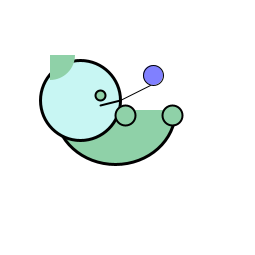
Frame 1 (no input)
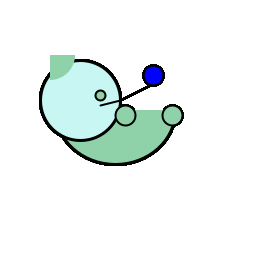
Frame 60 (the mouse pressed at the canvas centre just before this capture)
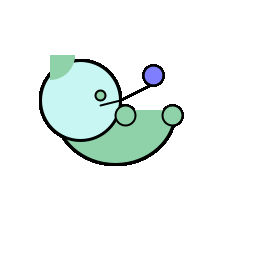
Frame 120 (the mouse held since frame 60 and released just before this capture)

The Processing sketch that drew these frames (run headless with seeded random() and noise(); from frame 60 on, the mouse is pressed at the canvas centre):

// Processing sketch: processing_23503
// ── processing_23503.pde

  void setup () {
  size(255,255);
  background(255);
  }
  
  void draw() {
//straw & ball//
  smooth ();
  stroke(0,0,0);
  fill(mouseX,mouseY,255,127);
  line(150,85,100,110);
  ellipse(153,75,20,20);

  //body//
 strokeWeight(3);
 fill(143,209,168,255);
 arc(115, 110, 120, 108, 0, PI/2);
 arc(115, 110, 120, 108, PI/2, PI);
 
 //head//
  smooth();
  strokeWeight(3);
  fill(200,246,243,255);
  ellipse(80,100,80,80);
  
  smooth();
  strokeWeight(2);
  fill(143,209,168,255);
  ellipse(100,95,10,10);
  
  line(120,100,100,105);
  
  //hat//
  noStroke();
  arc(50, 55, 50, 50, 0, PI/2);
  
  //hands//
  strokeWeight(2);
  stroke(0,0,0);
  ellipse(125,115,20,20);
  
  strokeWeight(2);
  stroke(0,0,0);
  ellipse(172,115,20,20);
  }
 

 
